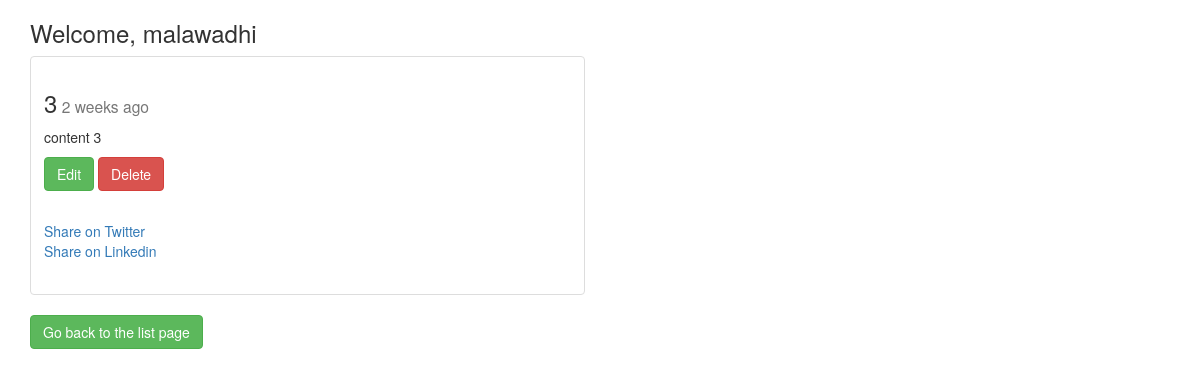
Screenshot of /posts/detail/3-4/ (signed in) with the database file from the repository.
### posts/models.py (models this page shows, shortened)
class Post(models.Model):
	author = models.ForeignKey(User, default=1)
	title = models.CharField(max_length=100)
	image = models.ImageField(upload_to="blog_images", null=True, blank=True)
	slug = models.SlugField(unique=True, null=True)
	content = models.TextField()
	draft = models.BooleanField(default=False)
	publish = models.DateField()
	updated = models.DateTimeField(auto_now=True)
	timestamp = models.DateTimeField(auto_now_add=True)
	def get_absolute_url(self):
		return reverse("posts:detail", kwargs={"slug": self.slug})
	class Meta:
		ordering = ['-timestamp', '-updated']

### posts/views.py (the view)
# urls.py: url(r'^detail/(?P<slug>[-\w]+)/$', views.post_detail, name="detail"),
def post_detail(request, slug):
	obj = get_object_or_404(Post, slug = slug)
	if request.user.is_authenticated():
		if Like.objects.filter(post=obj, user=request.user).exists():
			liked = True
		else:
			liked = False
	post_like_count = obj.like_set.all().count()
	context = {
		"instance": obj,
		"user": request.user,
	    "like_count":post_like_count,
    	"liked":liked
	}
	return render(request, 'post_detail.html', context)

### posts/templatetags/urlify.py (called while the page is built)
@register.filter
def urlify(value):
	return quote(value)

### posts/templates/post_detail.html (shortened to what this page needs)
{% extends "base.html" %}
{% load urlify %}
{% block content %}
	<h3>Welcome, {{user}}</h3>
<div class="row">
	<div class="col-sm-6">
		<div class="thumbnail">
			<div class="caption">
				<h3>{{instance.title}}<small> {{instance.publish|timesince}} ago</small></h3>
				<p>{{instance.content|linebreaks|truncatechars:100}}</p>
				<p>
					<a href ="{% url 'posts:update' slug=instance.slug %}" class="btn btn-success">Edit</a>
					<a href ="{% url 'posts:delete' slug=instance.slug %}" class="btn btn-danger">Delete</a>
				</p>
				<br><a href="https://twitter.com/
				home?status={{instance.content|urlify|truncatechars:50}}%20{{request.build_absolute_url}}">
				Share on Twitter
				</a>
				<br><a href="https://www.linkedin.com/shareArticle?mini=true&url={{request.build_absolute_uri}}&title={{instance.title|urlify}}&summary={{instance.content|truncatechars:35|urlify}}&source={{request.build_absolute_uri}}">
				Share on Linkedin
				</a>
			</div>
			<br>
		</div>
	</div>
</div>
<a href="{% url 'posts:list' %}" class="btn btn-success">Go back to the list page </a><br>
{% endblock content %}

### rows the page displays
Post: title "3", publish "2 weeks", content "content 3"

### other values shown
{{ user }} "malawadhi"
